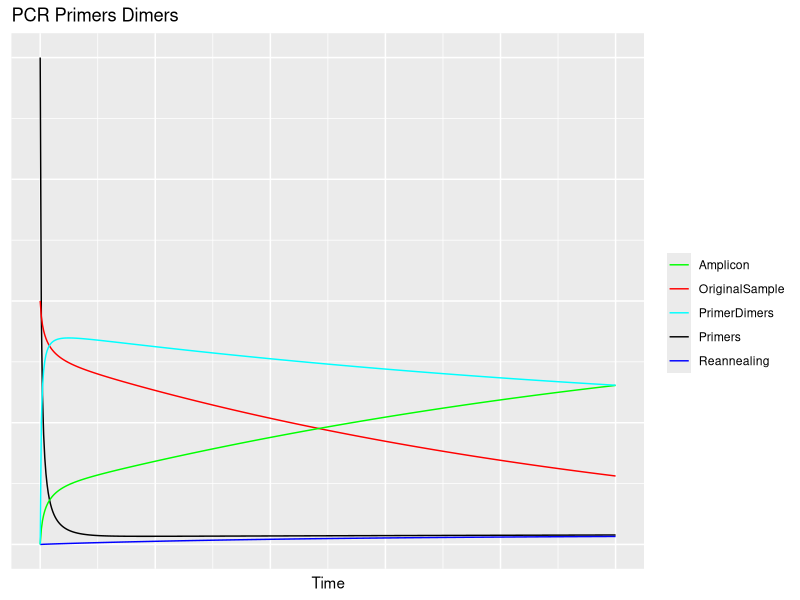

Generate this figure with R:
#MIT License
#Copyright (c) 2021 Octavio Gonzalez-Lugo 

#Permission is hereby granted, free of charge, to any person obtaining a copy
#of this software and associated documentation files (the "Software"), to deal
#in the Software without restriction, including without limitation the rights
#to use, copy, modify, merge, publish, distribute, sublicense, and/or sell
#copies of the Software, and to permit persons to whom the Software is
#furnished to do so, subject to the following conditions:
#The above copyright notice and this permission notice shall be included in all
#copies or substantial portions of the Software.
#THE SOFTWARE IS PROVIDED "AS IS", WITHOUT WARRANTY OF ANY KIND, EXPRESS OR
#IMPLIED, INCLUDING BUT NOT LIMITED TO THE WARRANTIES OF MERCHANTABILITY,
#FITNESS FOR A PARTICULAR PURPOSE AND NONINFRINGEMENT. IN NO EVENT SHALL THE
#AUTHORS OR COPYRIGHT HOLDERS BE LIABLE FOR ANY CLAIM, DAMAGES OR OTHER
#LIABILITY, WHETHER IN AN ACTION OF CONTRACT, TORT OR OTHERWISE, ARISING FROM,
#OUT OF OR IN CONNECTION WITH THE SOFTWARE OR THE USE OR OTHER DEALINGS IN THE
#SOFTWARE.
#@author: Octavio Gonzalez-Lugo

###############################################################################
# Loading packages 
###############################################################################

library(deSolve)
library(ggplot2)
library(tidygraph)
library(ggraph)

###############################################################################
# Plot Functions
###############################################################################

MakePCRModelPlot<-function(inputData,PlotTitle){
  #Returns a ggplot
  #inputData  -> model data
  #ColumNames -> Names for the columns in the data
  #PlotTitle  -> Title for the plot
  ModelData<-inputData
  
  graphContainer<-ggplot(data=ModelData,aes(x=Time,y=ReversePrimer+FowardPrimer,color="Primers"))+geom_line()+
    geom_line(aes(y=ReverseStrand+FowardStrand,color="OriginalSample"))+
    geom_line(aes(y=FowardStrand_Primer+ReverseStrand_Primer,color="Amplicon"))+
    geom_line(aes(y=Reannealing,color="Reannealing"))+
    geom_line(aes(y=PrimerDimers,color="PrimerDimers"))+
    scale_color_manual(values=c("Primers"="black","OriginalSample"="red","Amplicon"="green","Reannealing"="blue","PrimerDimers"="Cyan"))+
    labs(title=PlotTitle,color=" ")+
    theme(axis.title.y = element_blank(),axis.text.y = element_blank(),axis.ticks.y = element_blank(),axis.text.x = element_blank(),axis.ticks.x = element_blank())
  show(graphContainer)
}

###############################################################################
#Solver function
###############################################################################

solveModel<- function(Model,InitialConditions,ModelParameters,ColumnNames,MinMax){
  #Solves numerically an ODE system model,returns a formated dataframe
  #Model             -> function, Model to be solved
  #InitialConditions -> list, Initial conditions for the ODE system 
  #ModelParameters   -> list, Parameters of the ODE model 
  #ColumnNames       -> list, names of the columns for the dataframe 
  #MinMax            -> bool, controlls if a minmax normalization is applied to the data. 
  times <- seq(0, 5, by = 0.01)
  out <- ode(InitialConditions,times,Model,ModelParameters,method="rk4")
  if (MinMax){
    dims<-dim(out)
    for (k in 2:dims[2]){
      out[,k]<-MinMaxNormalization(out[,k])
    }
  }
  ModelData<-data.frame(out)
  colnames(ModelData)<-ColumnNames
  ModelData
}

###############################################################################
#Models
###############################################################################

PCRModel <- function(t,Y,params){
  
  #Simple organic matter decomposition model 
  #t      -> integration time value 
  # 
  #Y      -> list Values for the function to be evaluated 
  #          Y[1],Y[2]-> Foward and reverse primer content
  #          Y[3],Y[4]-> Sample DNA foward and reverse strand
  #          Y[5],Y[6]-> Complex sampleDNA-primer foward and reverse 
  #          Y[7]     -> mRNA and protein content of gene 2
  #          Y[5]     -> mRNA and protein content of gene 2
  #
  #params -> Parameters of the ODE system model 
  #         
  #    

  with(as.list(c(Y,params)),{
    
    dP1dt=-kah1*Y[1]*Y[3]+kdh1*Y[5]-kad*Y[1]*Y[2]+kdd*Y[8]
    dP2dt=-kah2*Y[2]*Y[4]+kdh2*Y[6]-kad*Y[1]*Y[2]+kdd*Y[8]
    dT1dt=-kah1*Y[1]*Y[3]+kdh1*Y[5]-kau*Y[3]*Y[4]+kdu*Y[7]
    dT2dt=-kah2*Y[2]*Y[4]+kdh2*Y[6]-kau*Y[3]*Y[4]+kdu*Y[7]
    dH1dt=kah1*Y[1]*Y[3]-kdh1*Y[5]
    dH2dt=kah2*Y[2]*Y[4]-kdh2*Y[6]
    dUdt=kau*Y[3]*Y[4]-kdu*Y[7]
    dDdt=kad*Y[1]*Y[2]-kdd*Y[8]
    
    list(c(dP1dt,dP2dt,dT1dt,dT2dt,dH1dt,dH2dt,dUdt,dDdt))
  })
}

params <- c(kah1=0.1,kah2=0.1,kdh1=10**-4,kdh2=10**-4,kad=1,kdd=0.1,kau=0.001,kdu=0)
Y <- c(100,100,50,50,0,0,0,0)

columnNames<-c("Time","ReversePrimer","FowardPrimer","ReverseStrand","FowardStrand","ReverseStrand_Primer","FowardStrand_Primer","Reannealing","PrimerDimers")
threeNodeData<-solveModel(PCRModel,Y,params,columnNames,FALSE)
MakePCRModelPlot(threeNodeData,"PCR Primers Dimers")
